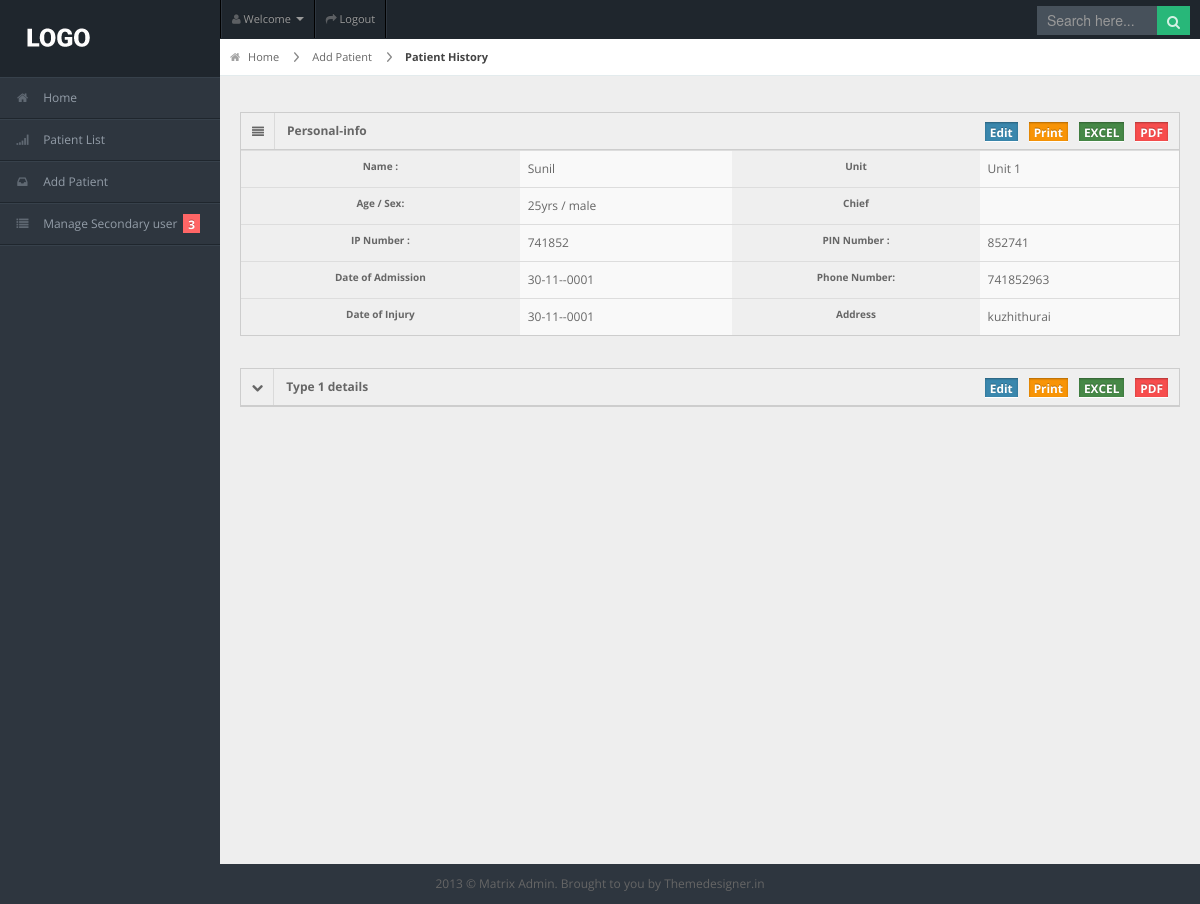
/patient-details.php?id=PT_5b09482428bce, run on the app's committed database.
### tables this page shows
CREATE TABLE `personal_info` (
  `id` bigint(225) NOT NULL,
  `patient_id` varchar(225) NOT NULL,
  `patient_name` varchar(225) NOT NULL,
  `pin_no` varchar(225) NOT NULL,
  `ip_no` varchar(225) NOT NULL,
  `age` varchar(150) NOT NULL,
  `sex` varchar(50) NOT NULL,
  `doa` date NOT NULL,
  `doi` date NOT NULL,
  `phone` varchar(150) NOT NULL,
  `address` text NOT NULL,
  `chief` varchar(150) NOT NULL,
  `unit` varchar(100) NOT NULL,
  `daos` varchar(200) NOT NULL,
  `timestamp` timestamp NOT NULL DEFAULT CURRENT_TIMESTAMP,
  `entered_by` varchar(100) NOT NULL
);

### patient-details.php (the view, shortened to what this page needs)
<?php
include('db_info.php');
if(isset($_GET['id']) && $_GET['id']!='')
{
	$id=mysqli_real_escape_string($conn,$_GET['id']);
}
else{
	header('location:patient_list.php');
	die();
}
$sql="SELECT * FROM personal_info pi INNER JOIN `ortho-history-info` oh1 ON pi.patient_id=oh1.patient_id INNER JOIN `ortho-history-info-2` oh2 ON pi.patient_id=oh2.patient_id WHERE pi.patient_id='".$id."';";
$result=mysqli_query($conn,$sql);
if (mysqli_num_rows($result) > 0) {
	 while($row = mysqli_fetch_assoc($result)) {
	 	$patient_name		=	$row['patient_name'];
	 	$age 				=	$row['age'];
	 	$sex 				=	$row['sex'];
	 	$patient_name		=	$row['patient_name'];
		$phone				=	$row['phone'];
		$address			=	$row['address'];
		$pin_no				=	$row['pin_no'];
		$ip_no				=	$row['ip_no'];
		$doa				=	date('d-m-Y',strtotime($row['doa']));
		$doi 				=	date('d-m-Y',strtotime($row['doi']));
		$unit				= 	$row['unit'];
		$chief				=	$_SESSION['chief'];
	 }
}
else{
	echo "<script>alert('Something went wrong. Please try again!');</script>";
	header('location:patient_list.php');
	die();
}
?>
<!DOCTYPE html>
<html lang="en">
<head>
<link rel="stylesheet" href="css/bootstrap.min.css" />
<link rel="stylesheet" href="css/bootstrap-responsive.min.css" />
<link rel="stylesheet" href="css/colorpicker.css" />
<link rel="stylesheet" href="css/datepicker.css" />
<link rel="stylesheet" href="css/uniform.css" />
<link rel="stylesheet" href="css/select2.css" />
<link rel="stylesheet" href="css/matrix-style.css" />
<link rel="stylesheet" href="css/matrix-media.css" />
<link rel="stylesheet" href="css/bootstrap-wysihtml5.css" />
<link href="font-awesome/css/font-awesome.css" rel="stylesheet" />
</head>
<body>
<div id="header">
  <h1><a href="dashboard.html">HMT</a></h1>
</div>
<?php
include('top-header.php');
?>
<?php
include('sidebar.php');
?>
<div id="content">
<div id="content-header">
  <div id="breadcrumb"> <a href="index.html" title="Go to Home" class="tip-bottom"><i class="icon-home"></i> Home</a> <a href="personal-info.php" class="tip-bottom">Add Patient</a> <a href="#" class="current">Patient History</a> </div>
</div>
<div class="container-fluid">
  <div class="row-fluid">
    <div class="span12">
      <div class="widget-box">
        <div class="widget-title"> <span class="icon"> <i class="icon-align-justify"></i> </span>
          <h5>Personal-info</h5>
          <a  class="label label-important">PDF </a>
              <a class="label label-success">EXCEL</a>
              <a class="label label-warning">Print</a>
              <?php if($_SESSION['type']=='0')
                    {
                      echo '<a class="label label-info">Request Edit</a>';
                    }
                    else
                    {
                      echo '<a class="label label-info">Edit</a>';
                    } ?>
        </div>
        <div class="widget-content nopadding">
 <table class="table">
            <tr>
                  <th>Name :</th>
                  <td> <?php echo $patient_name; ?></td>
                   <th>Unit</th>
                  <td> <?php echo $unit; ?></td>
                </tr>
            <tr>
                  <th>Age / Sex:</th>
                  <td> <?php echo $age.'yrs / '.$sex; ?></td>
                  <th>Chief</th>
                  <td> <?php echo $chief; ?></td>
                </tr>
           <tr>
                  <th>IP Number :</th>
                  <td><?php echo $ip_no; ?></td>
                  <th>PIN Number :</th>
                  <td> <?php echo $pin_no; ?></td>
                </tr>
            <tr>
                  <th>Date of Admission</th>
                  <td><?php echo $doa; ?></td>
                  <th>Phone Number:</th>
                  <td> <?php echo $phone; ?></td>
                </tr>
           <tr>
                  <th>Date of Injury</th>
                  <td><?php echo $doi; ?></td>
                  <th>Address</th>
                  <td><?php echo $address; ?></td>
                </tr>
            </table>
            </div>
        </div>
      </div>
    </div>
    <div class="row-fluid">
      <div class="span12">
<div class="widget-box">
          <div class="widget-title bg_ly" data-toggle="collapse" href="#collapseG2"><span class="icon"><i class="icon-chevron-down"></i></span>
            <h5>Type 1 details</h5>
            <a  class="label label-important">PDF </a>
              <a class="label label-success">EXCEL</a>
              <a class="label label-warning">Print</a>
              <?php if($_SESSION['type']=='0')
                    {
                      echo '<a class="label label-info">Request Edit</a>';
                    }
                    else
                    {
                      echo '<a class="label label-info">Edit</a>';
                    } ?>
          </div>
          <div class="widget-content nopadding collapse" id="collapseG2">
            <table class="table">
            </table>
          </div>
        </div>
        </div>
        </div>
      </div>
    </div>
<div class="row-fluid">
  <div id="footer" class="span12"> 2013 &copy; Matrix Admin. Brought to you by <a href="http://themedesigner.in">Themedesigner.in</a> </div>
</div>
</body>
</html>

### top-header.php (shortened to what this page needs)
<div id="user-nav" class="navbar navbar-inverse">
  <ul class="nav">
    <li  class="dropdown" id="profile-messages" ><a title="" href="#" data-toggle="dropdown" data-target="#profile-messages" class="dropdown-toggle"><i class="icon icon-user"></i>  <span class="text">Welcome <?php echo $_SESSION['name']; ?></span><b class="caret"></b></a>
    </li>
    <li class=""><a title="" href="index.php"><i class="icon icon-share-alt"></i> <span class="text">Logout</span></a></li>
  </ul>
</div>
<div id="search">
  <form method="post" action="search-check.php">
  <input type="text" name="id" placeholder="Search here..."/>
  <button type="submit" class="tip-bottom" title="Search"><i class="icon-search icon-white"></i></button>
</form>
</div>

### sidebar.php (shortened to what this page needs)
<div id="sidebar"> <a href="#" class="visible-phone"><i class="icon icon-list"></i>Forms</a>
  <ul>
    <li  <?php if(basename($_SERVER['PHP_SELF'])=='home.php'){ echo 'active'; } ?>><a href="home.php"><i class="icon icon-home"></i> <span>Home</span></a> </li>
    <li  <?php if(basename($_SERVER['PHP_SELF'])=='patient-list.php'){ echo 'active'; } ?>><a href="patient-list.php"><i class="icon icon-signal"></i> <span>Patient List</span></a> </li>
    <li  <?php if(basename($_SERVER['PHP_SELF'])=='personal-info.php'){ echo 'active'; } ?>><a href="personal-info.php"><i class="icon icon-inbox"></i> <span>Add Patient</span></a> </li>
    <li class="submenu "> <a href="#"><i class="icon icon-list"></i> <span>Manage Secondary user</span> <span class="label label-important">3</span></a>
    </li>
  </ul>
</div>

### css/matrix-media.css (style rules this page uses)
body { background:#2E363F; }
#header { background-color: #1f262d; margin-top:10px; }
#search input[type=text], #search button { background-color: #28b779; }
#sidebar > ul { border-bottom: 1px solid #37414b }
#sidebar > ul > li { border-top: 1px solid #37414b; border-bottom: 1px solid #1f262d; }
#sidebar > ul > li > a > .label { background-color:#F66; }
#search input[type=text] { background-color: #47515b; color: #fff; }

### data on the page
personal_info: patient_name "Sunil", unit "Unit 1", age "25", sex "male", ip_no "741852", pin_no "852741", doa "30-11--0001", phone "741852963", doi "30-11--0001", address "kuzhithurai"
